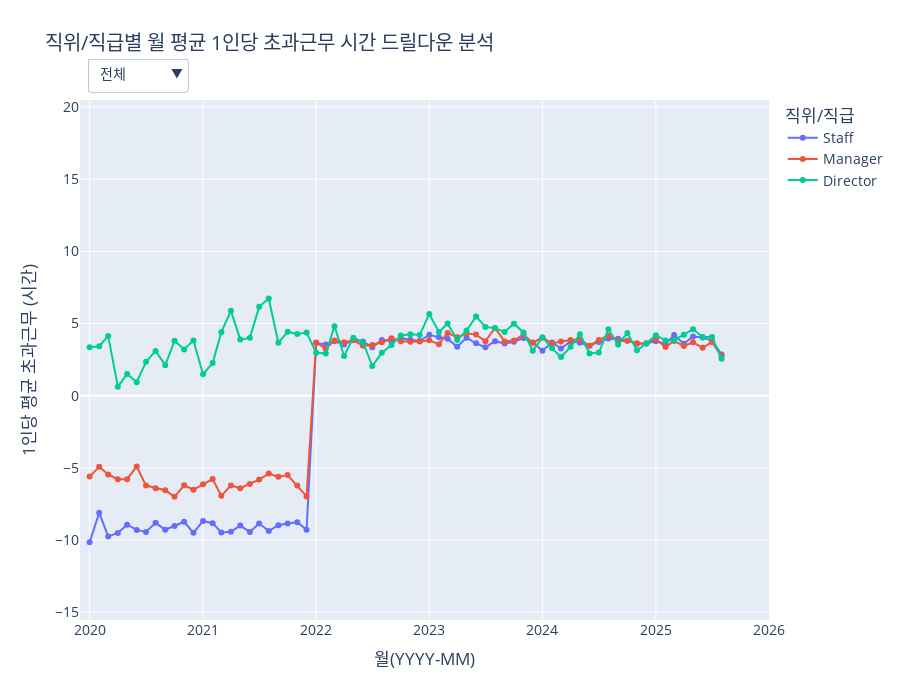

The cell this chart's notebook holds for it:
### Code cell
import pandas as pd
import numpy as np
import plotly.graph_objects as go
import plotly.io as pio
import plotly.express as px
import datetime

# --- 1. 데이터 임포트 ---
from services.tables.Time_Attendance.daily_working_info_table import daily_work_info_df
from services.tables.HR_Core.position_info_table import position_info_df
from services.tables.HR_Core.position_table import position_df, position_order, grade_order

def create_figure():
    """
    제안 13-3: 직위별 워라밸 변화 추이 그래프를 생성합니다.
    """
    # --- 2. 데이터 준비 및 가공 ---
    daily_work_df = daily_work_info_df.copy()
    daily_work_df['DATE'] = pd.to_datetime(daily_work_df['DATE'])
    daily_work_df['PAY_PERIOD'] = daily_work_df['DATE'].dt.strftime('%Y-%m')

    # 날짜별 직위/직급 정보 추가
    pos_info_with_name = pd.merge(position_info_df, position_df[['POSITION_ID', 'POSITION_NAME']].drop_duplicates(), on='POSITION_ID')
    pos_info_sorted = pos_info_with_name.sort_values('GRADE_START_DATE')
    analysis_df = daily_work_df.sort_values('DATE')
    analysis_df = pd.merge_asof(
        analysis_df, pos_info_sorted[['EMP_ID', 'GRADE_START_DATE', 'POSITION_NAME', 'GRADE_ID']],
        left_on='DATE', right_on='GRADE_START_DATE', by='EMP_ID', direction='backward'
    )
    analysis_df = analysis_df.dropna(subset=['POSITION_NAME', 'GRADE_ID'])

    # --- 3. 계층별 데이터 집계 ---
    pos_monthly_summary = analysis_df.groupby(['POSITION_NAME', 'PAY_PERIOD'], observed=False).agg(
        TOTAL_OVERTIME_MINUTES=('OVERTIME_MINUTES', 'sum'), HEADCOUNT=('EMP_ID', 'nunique')
    ).reset_index()
    pos_monthly_summary['AVG_OVERTIME_PER_PERSON'] = (pos_monthly_summary['TOTAL_OVERTIME_MINUTES'] / pos_monthly_summary['HEADCOUNT']) / 60

    grade_monthly_summary = analysis_df.groupby(['POSITION_NAME', 'GRADE_ID', 'PAY_PERIOD'], observed=False).agg(
        TOTAL_OVERTIME_MINUTES=('OVERTIME_MINUTES', 'sum'), HEADCOUNT=('EMP_ID', 'nunique')
    ).reset_index()
    grade_monthly_summary['AVG_OVERTIME_PER_PERSON'] = (grade_monthly_summary['TOTAL_OVERTIME_MINUTES'] / grade_monthly_summary['HEADCOUNT']) / 60
    
    all_overtime_values = pd.concat([pos_monthly_summary['AVG_OVERTIME_PER_PERSON'], grade_monthly_summary['AVG_OVERTIME_PER_PERSON']])
    y_min, y_max = (all_overtime_values.min(), all_overtime_values.max()) if not all_overtime_values.empty else (0, 0)
    y_padding = (y_max - y_min) * 0.1 if (y_max - y_min) > 0 else 10
    fixed_y_range = [y_min - y_padding, y_max + y_padding]

    # --- 4. Plotly 인터랙티브 그래프 생성 ---
    fig = go.Figure()
    colors = px.colors.qualitative.Plotly
    position_filter_list = [p for p in position_order if p != 'C-Level']
    
    for i, pos_name in enumerate(position_filter_list):
        df_filtered = pos_monthly_summary[pos_monthly_summary['POSITION_NAME'] == pos_name]
        if not df_filtered.empty:
            fig.add_trace(go.Scatter(x=df_filtered['PAY_PERIOD'], y=df_filtered['AVG_OVERTIME_PER_PERSON'], mode='lines+markers', name=pos_name, line=dict(color=colors[i])))

    grade_traces_map = {}
    trace_idx_counter = len(fig.data)
    for pos_name in position_filter_list:
        grade_df = grade_monthly_summary[grade_monthly_summary['POSITION_NAME'] == pos_name]
        grades_in_pos = [g for g in grade_order if g in grade_df['GRADE_ID'].unique()]
        grade_traces_map[pos_name] = []
        for j, grade_id in enumerate(grades_in_pos):
            df_filtered = grade_df[grade_df['GRADE_ID'] == grade_id]
            if not df_filtered.empty:
                fig.add_trace(go.Scatter(x=df_filtered['PAY_PERIOD'], y=df_filtered['AVG_OVERTIME_PER_PERSON'], mode='lines+markers', name=grade_id, visible=False, line=dict(color=colors[j % len(colors)])))
                grade_traces_map[pos_name].append(trace_idx_counter)
                trace_idx_counter += 1
    
    buttons = []
    buttons.append(dict(label='전체', method='update', args=[
        {'visible': [True]*len(position_filter_list) + [False]*(len(fig.data)-len(position_filter_list))},
        {'title': '전체 직위별 월 평균 초과근무 시간 추이'}
    ]))
    for pos_name in position_filter_list:
        visibility_mask = [False] * len(fig.data)
        for trace_idx in grade_traces_map.get(pos_name, []):
            visibility_mask[trace_idx] = True
        buttons.append(dict(label=f'{pos_name}', method='update', args=[
            {'visible': visibility_mask},
            {'title': f'{pos_name} 내 직급별 월 평균 초과근무 시간 추이'}
        ]))

    fig.update_layout(
        updatemenus=[dict(active=0, buttons=buttons, direction="down", pad={"r": 10, "t": 10}, showactive=True, x=0.01, xanchor="left", y=1.1, yanchor="top")],
        title_text='직위/직급별 월 평균 1인당 초과근무 시간 드릴다운 분석',
        xaxis_title='월(YYYY-MM)', yaxis_title='1인당 평균 초과근무 (시간)',
        font_size=14, height=700,
        legend_title_text='직위/직급',
        annotations=[dict(text="직위/직급 선택:", showarrow=False, x=0, y=1.08, yref="paper", align="left")],
        xaxis_range=['2019-12', '2026-01'],
        yaxis_range=fixed_y_range
    )
    
    return fig

# 이 파일을 직접 실행할 경우 그래프를 생성하여 보여줍니다.
pio.renderers.default = 'vscode'
fig = create_figure()
fig.show()

### Figure 1 — Plotly figure (JSON) as saved in the notebook; plotly's stock layout.template omitted (floating-point values rounded to 4 significant figures)
{"data": [{"line": {"color": "#636EFA"}, "mode": "lines+markers", "name": "Staff", "type": "scatter", "x": ["2020-01", "2020-02", "2020-03", "2020-04", "2020-05", "2020-06", "2020-07", "2020-08", "2020-09", "2020-10", "2020-11", "2020-12", "2021-01", "2021-02", "2021-03", "2021-04", "2021-05", "2021-06", "2021-07", "2021-08", "2021-09", "2021-10", "2021-11", "2021-12", "2022-01", "2022-02", "2022-03", "2022-04", "2022-05", "2022-06", "2022-07", "2022-08", "2022-09", "2022-10", "2022-11", "2022-12", "2023-01", "2023-02", "2023-03", "2023-04", "2023-05", "2023-06", "2023-07", "2023-08", "2023-09", "2023-10", "2023-11", "2023-12", "2024-01", "2024-02", "2024-03", "2024-04", "2024-05", "2024-06", "2024-07", "2024-08", "2024-09", "2024-10", "2024-11", "2024-12", "2025-01", "2025-02", "2025-03", "2025-04", "2025-05", "2025-06", "2025-07", "2025-08"], "y": [-10.15, -8.114, -9.747, -9.507, -8.934, -9.292, -9.433, -8.805, -9.286, -9.032, -8.731, -9.497, -8.676, -8.828, -9.467, -9.42, -8.994, -9.438, -8.851, -9.373, -8.966, -8.858, -8.758, -9.284, 3.656, 3.545, 3.765, 3.553, 3.855, 3.758, 3.354, 3.867, 3.788, 3.976, 3.885, 3.791, 4.222, 4.044, 3.952, 3.39, 4.023, 3.63, 3.357, 3.778, 3.612, 3.736, 4.001, 3.695, 3.114, 3.69, 3.268, 3.777, 3.669, 3.463, 3.727, 3.964, 3.955, 3.815, 3.609, 3.618, 3.778, 3.596, 4.203, 3.606, 4.101, 4.04, 3.808, 2.863]}, {"line": {"color": "#EF553B"}, "mode": "lines+markers", "name": "Manager", "type": "scatter", "x": ["2020-01", "2020-02", "2020-03", "2020-04", "2020-05", "2020-06", "2020-07", "2020-08", "2020-09", "2020-10", "2020-11", "2020-12", "2021-01", "2021-02", "2021-03", "2021-04", "2021-05", "2021-06", "2021-07", "2021-08", "2021-09", "2021-10", "2021-11", "2021-12", "2022-01", "2022-02", "2022-03", "2022-04", "2022-05", "2022-06", "2022-07", "2022-08", "2022-09", "2022-10", "2022-11", "2022-12", "2023-01", "2023-02", "2023-03", "2023-04", "2023-05", "2023-06", "2023-07", "2023-08", "2023-09", "2023-10", "2023-11", "2023-12", "2024-01", "2024-02", "2024-03", "2024-04", "2024-05", "2024-06", "2024-07", "2024-08", "2024-09", "2024-10", "2024-11", "2024-12", "2025-01", "2025-02", "2025-03", "2025-04", "2025-05", "2025-06", "2025-07", "2025-08"], "y": [-5.603, -4.927, -5.457, -5.777, -5.78, -4.901, -6.223, -6.403, -6.547, -7.001, -6.201, -6.507, -6.138, -5.769, -6.933, -6.213, -6.4, -6.108, -5.806, -5.394, -5.62, -5.496, -6.22, -6.975, 3.694, 3.251, 3.821, 3.71, 3.841, 3.465, 3.512, 3.699, 3.983, 3.766, 3.738, 3.757, 3.838, 3.559, 4.352, 4.043, 4.326, 4.233, 3.768, 4.693, 3.764, 3.831, 4.222, 3.664, 4.031, 3.626, 3.757, 3.864, 3.893, 3.461, 3.868, 4.163, 3.772, 3.81, 3.636, 3.62, 3.936, 3.371, 3.793, 3.441, 3.699, 3.322, 3.725, 2.722]}, {"line": {"color": "#00CC96"}, "mode": "lines+markers", "name": "Director", "type": "scatter", "x": ["2020-01", "2020-02", "2020-03", "2020-04", "2020-05", "2020-06", "2020-07", "2020-08", "2020-09", "2020-10", "2020-11", "2020-12", "2021-01", "2021-02", "2021-03", "2021-04", "2021-05", "2021-06", "2021-07", "2021-08", "2021-09", "2021-10", "2021-11", "2021-12", "2022-01", "2022-02", "2022-03", "2022-04", "2022-05", "2022-06", "2022-07", "2022-08", "2022-09", "2022-10", "2022-11", "2022-12", "2023-01", "2023-02", "2023-03", "2023-04", "2023-05", "2023-06", "2023-07", "2023-08", "2023-09", "2023-10", "2023-11", "2023-12", "2024-01", "2024-02", "2024-03", "2024-04", "2024-05", "2024-06", "2024-07", "2024-08", "2024-09", "2024-10", "2024-11", "2024-12", "2025-01", "2025-02", "2025-03", "2025-04", "2025-05", "2025-06", "2025-07", "2025-08"], "y": [3.367, 3.433, 4.144, 0.6278, 1.503, 0.9417, 2.355, 3.106, 2.106, 3.804, 3.209, 3.833, 1.495, 2.268, 4.406, 5.879, 3.887, 4.012, 6.157, 6.732, 3.674, 4.426, 4.281, 4.38, 2.974, 2.923, 4.813, 2.756, 4.022, 3.71, 2.06, 2.973, 3.518, 4.167, 4.263, 4.203, 5.67, 4.413, 5.0, 3.859, 4.516, 5.493, 4.757, 4.682, 4.418, 4.991, 4.383, 3.12, 4.039, 3.281, 2.682, 3.389, 4.258, 2.925, 2.993, 4.607, 3.553, 4.341, 3.15, 3.613, 4.194, 3.822, 3.845, 4.232, 4.611, 4.064, 4.07, 2.558]}, {"line": {"color": "#636EFA"}, "mode": "lines+markers", "name": "G1", "type": "scatter", "visible": false, "x": ["2020-01", "2020-02", "2020-03", "2020-04", "2020-05", "2020-06", "2020-07", "2020-08", "2020-09", "2020-10", "2020-11", "2020-12", "2021-01", "2021-02", "2021-03", "2021-04", "2021-05", "2021-06", "2021-07", "2021-08", "2021-09", "2021-10", "2021-11", "2021-12", "2022-01", "2022-02", "2022-03", "2022-04", "2022-05", "2022-06", "2022-07", "2022-08", "2022-09", "2022-10", "2022-11", "2022-12", "2023-01", "2023-02", "2023-03", "2023-04", "2023-05", "2023-06", "2023-07", "2023-08", "2023-09", "2023-10", "2023-11", "2023-12", "2024-01", "2024-02", "2024-03", "2024-04", "2024-05", "2024-06", "2024-07", "2024-08", "2024-09", "2024-10", "2024-11", "2024-12", "2025-01", "2025-02", "2025-03", "2025-04", "2025-05", "2025-06", "2025-07", "2025-08"], "y": [-8.607, -7.448, -8.587, -8.173, -7.991, -8.439, -7.469, -6.746, -7.543, -7.958, -8.266, -8.782, -8.503, -8.041, -8.837, -9.792, -8.816, -8.683, -7.277, -7.99, -7.728, -8.224, -7.673, -8.258, 4.092, 3.379, 3.648, 3.924, 4.317, 3.484, 3.318, 3.86, 3.953, 4.111, 4.657, 4.401, 4.844, 5.137, 5.056, 4.192, 5.509, 4.75, 4.113, 4.752, 4.578, 4.012, 4.206, 3.961, 2.842, 4.117, 3.244, 3.886, 3.737, 3.311, 2.392, 2.535, 2.863, 2.477, 2.596, 2.649, 2.562, 2.447, 3.418, 2.488, 2.864, 3.887, 3.036, 2.542]}, {"line": {"color": "#EF553B"}, "mode": "lines+markers", "name": "G2", "type": "scatter", "visible": false, "x": ["2020-01", "2020-02", "2020-03", "2020-04", "2020-05", "2020-06", "2020-07", "2020-08", "2020-09", "2020-10", "2020-11", "2020-12", "2021-01", "2021-02", "2021-03", "2021-04", "2021-05", "2021-06", "2021-07", "2021-08", "2021-09", "2021-10", "2021-11", "2021-12", "2022-01", "2022-02", "2022-03", "2022-04", "2022-05", "2022-06", "2022-07", "2022-08", "2022-09", "2022-10", "2022-11", "2022-12", "2023-01", "2023-02", "2023-03", "2023-04", "2023-05", "2023-06", "2023-07", "2023-08", "2023-09", "2023-10", "2023-11", "2023-12", "2024-01", "2024-02", "2024-03", "2024-04", "2024-05", "2024-06", "2024-07", "2024-08", "2024-09", "2024-10", "2024-11", "2024-12", "2025-01", "2025-02", "2025-03", "2025-04", "2025-05", "2025-06", "2025-07", "2025-08"], "y": [-11.26, -8.6, -10.57, -10.47, -9.598, -9.887, -10.67, -10.1, -10.39, -9.727, -9.029, -9.965, -8.783, -9.325, -9.874, -9.185, -9.104, -9.914, -9.798, -10.21, -9.722, -9.248, -9.426, -9.918, 3.409, 3.638, 3.83, 3.343, 3.593, 3.918, 3.373, 3.87, 3.7, 3.904, 3.472, 3.459, 3.896, 3.47, 3.369, 2.972, 3.244, 3.047, 3.018, 3.351, 3.183, 3.615, 3.911, 3.577, 3.233, 3.502, 3.279, 3.728, 3.638, 3.531, 4.271, 4.546, 4.383, 4.377, 4.045, 4.035, 4.246, 4.043, 4.514, 4.032, 4.561, 4.097, 4.09, 2.981]}, {"line": {"color": "#636EFA"}, "mode": "lines+markers", "name": "G3", "type": "scatter", "visible": false, "x": ["2020-01", "2020-02", "2020-03", "2020-04", "2020-05", "2020-06", "2020-07", "2020-08", "2020-09", "2020-10", "2020-11", "2020-12", "2021-01", "2021-02", "2021-03", "2021-04", "2021-05", "2021-06", "2021-07", "2021-08", "2021-09", "2021-10", "2021-11", "2021-12", "2022-01", "2022-02", "2022-03", "2022-04", "2022-05", "2022-06", "2022-07", "2022-08", "2022-09", "2022-10", "2022-11", "2022-12", "2023-01", "2023-02", "2023-03", "2023-04", "2023-05", "2023-06", "2023-07", "2023-08", "2023-09", "2023-10", "2023-11", "2023-12", "2024-01", "2024-02", "2024-03", "2024-04", "2024-05", "2024-06", "2024-07", "2024-08", "2024-09", "2024-10", "2024-11", "2024-12", "2025-01", "2025-02", "2025-03", "2025-04", "2025-05", "2025-06", "2025-07", "2025-08"], "y": [-7.041, -6.499, -7.468, -7.805, -7.308, -6.988, -8.187, -8.205, -7.874, -9.194, -7.723, -8.614, -7.498, -7.13, -8.464, -7.737, -7.694, -7.767, -6.586, -5.825, -6.446, -6.23, -7.396, -7.832, 3.789, 3.451, 4.025, 4.284, 3.849, 3.548, 3.325, 3.71, 3.699, 3.564, 3.701, 3.543, 3.949, 3.55, 4.144, 4.091, 4.413, 4.595, 4.104, 4.896, 4.242, 4.248, 4.762, 3.857, 4.001, 3.857, 3.807, 3.876, 3.74, 3.489, 3.921, 4.173, 4.065, 3.935, 3.637, 3.458, 3.627, 3.16, 3.79, 3.325, 3.513, 3.283, 3.599, 2.637]}, {"line": {"color": "#EF553B"}, "mode": "lines+markers", "name": "G4", "type": "scatter", "visible": false, "x": ["2020-01", "2020-02", "2020-03", "2020-04", "2020-05", "2020-06", "2020-07", "2020-08", "2020-09", "2020-10", "2020-11", "2020-12", "2021-01", "2021-02", "2021-03", "2021-04", "2021-05", "2021-06", "2021-07", "2021-08", "2021-09", "2021-10", "2021-11", "2021-12", "2022-01", "2022-02", "2022-03", "2022-04", "2022-05", "2022-06", "2022-07", "2022-08", "2022-09", "2022-10", "2022-11", "2022-12", "2023-01", "2023-02", "2023-03", "2023-04", "2023-05", "2023-06", "2023-07", "2023-08", "2023-09", "2023-10", "2023-11", "2023-12", "2024-01", "2024-02", "2024-03", "2024-04", "2024-05", "2024-06", "2024-07", "2024-08", "2024-09", "2024-10", "2024-11", "2024-12", "2025-01", "2025-02", "2025-03", "2025-04", "2025-05", "2025-06", "2025-07", "2025-08"], "y": [-2.386, -1.319, -0.7167, -0.8628, -2.116, 0.1003, -0.9193, -1.502, -2.909, -1.195, -2.204, -0.9709, -2.521, -2.191, -2.88, -2.43, -3.235, -2.229, -4.2, -4.499, -3.933, -4.037, -3.886, -5.311, 3.519, 2.882, 3.451, 2.662, 3.828, 3.308, 3.874, 3.679, 4.526, 4.143, 3.807, 4.157, 3.631, 3.576, 4.746, 3.953, 4.16, 3.527, 3.198, 4.354, 2.979, 3.123, 3.282, 3.332, 4.081, 3.243, 3.674, 3.845, 4.148, 3.415, 3.786, 4.148, 3.306, 3.608, 3.634, 3.88, 4.457, 3.736, 3.798, 3.639, 4.013, 3.387, 3.913, 2.85]}, {"line": {"color": "#636EFA"}, "mode": "lines+markers", "name": "G5", "type": "scatter", "visible": false, "x": ["2020-01", "2020-02", "2020-03", "2020-04", "2020-05", "2020-06", "2020-07", "2020-08", "2020-09", "2020-10", "2020-11", "2020-12", "2021-01", "2021-02", "2021-03", "2021-04", "2021-05", "2021-06", "2021-07", "2021-08", "2021-09", "2021-10", "2021-11", "2021-12", "2022-01", "2022-02", "2022-03", "2022-04", "2022-05", "2022-06", "2022-07", "2022-08", "2022-09", "2022-10", "2022-11", "2022-12", "2023-01", "2023-02", "2023-03", "2023-04", "2023-05", "2023-06", "2023-07", "2023-08", "2023-09", "2023-10", "2023-11", "2023-12", "2024-01", "2024-02", "2024-03", "2024-04", "2024-05", "2024-06", "2024-07", "2024-08", "2024-09", "2024-10", "2024-11", "2024-12", "2025-01", "2025-02", "2025-03", "2025-04", "2025-05", "2025-06", "2025-07", "2025-08"], "y": [6.221, 6.0, 6.593, 3.157, 4.193, 3.29, 3.5, 4.219, 3.229, 5.165, 4.272, 4.651, 1.495, 2.268, 4.406, 5.879, 3.887, 4.012, 6.133, 6.646, 3.334, 4.415, 4.018, 4.324, 2.69, 2.541, 5.042, 2.466, 3.67, 3.661, 2.444, 3.342, 4.04, 5.111, 4.9, 4.859, 6.058, 4.834, 5.833, 4.34, 5.248, 6.322, 5.342, 4.474, 4.666, 5.314, 4.336, 3.43, 3.479, 3.321, 2.65, 3.386, 4.001, 2.856, 3.038, 4.957, 3.703, 4.724, 3.333, 3.609, 4.502, 3.74, 3.932, 4.169, 4.707, 4.328, 3.934, 2.374]}, {"line": {"color": "#EF553B"}, "mode": "lines+markers", "name": "G6", "type": "scatter", "visible": false, "x": ["2020-01", "2020-02", "2020-03", "2020-04", "2020-05", "2020-06", "2020-07", "2020-08", "2020-09", "2020-10", "2020-11", "2020-12", "2021-07", "2021-08", "2021-09", "2021-10", "2021-11", "2021-12", "2022-01", "2022-02", "2022-03", "2022-04", "2022-05", "2022-06", "2022-07", "2022-08", "2022-09", "2022-10", "2022-11", "2022-12", "2023-01", "2023-02", "2023-03", "2023-04", "2023-05", "2023-06", "2023-07", "2023-08", "2023-09", "2023-10", "2023-11", "2023-12", "2024-01", "2024-02", "2024-03", "2024-04", "2024-05", "2024-06", "2024-07", "2024-08", "2024-09", "2024-10", "2024-11", "2024-12", "2025-01", "2025-02", "2025-03", "2025-04", "2025-05", "2025-06", "2025-07", "2025-08"], "y": [-8.05, -6.833, -8.1, -12.02, -11.95, -10.8, -11.38, -10.25, -11.37, -12.53, -9.55, -5.983, 6.533, 8.117, 9.1, 4.617, 8.233, 5.217, 5.1, 5.983, 2.983, 5.083, 6.842, 4.1, -2.158, -1.267, -2.483, -6.208, -3.058, -3.333, 3.417, 1.97, 0.1733, 1.07, 0.5667, 1.017, 1.636, 6.017, 2.783, 2.86, 4.69, 1.073, 7.4, 3.039, 2.872, 3.408, 5.758, 3.342, 2.702, 2.41, 2.614, 1.931, 1.974, 3.64, 2.229, 4.335, 3.312, 4.617, 4.021, 2.448, 4.615, 3.236]}], "layout": {"annotations": [{"align": "left", "showarrow": false, "text": "직위/직급 선택:", "x": 0, "y": 1.08, "yref": "paper"}], "font": {"size": 14}, "height": 700, "legend": {"title": {"text": "직위/직급"}}, "title": {"text": "직위/직급별 월 평균 1인당 초과근무 시간 드릴다운 분석"}, "updatemenus": [{"active": 0, "buttons": [{"args": [{"visible": [true, true, true, false, false, false, false, false, false]}, {"title": "전체 직위별 월 평균 초과근무 시간 추이"}], "label": "전체", "method": "update"}, {"args": [{"visible": [false, false, false, true, true, false, false, false, false]}, {"title": "Staff 내 직급별 월 평균 초과근무 시간 추이"}], "label": "Staff", "method": "update"}, {"args": [{"visible": [false, false, false, false, false, true, true, false, false]}, {"title": "Manager 내 직급별 월 평균 초과근무 시간 추이"}], "label": "Manager", "method": "update"}, {"args": [{"visible": [false, false, false, false, false, false, false, true, true]}, {"title": "Director 내 직급별 월 평균 초과근무 시간 추이"}], "label": "Director", "method": "update"}], "direction": "down", "pad": {"r": 10, "t": 10}, "showactive": true, "x": 0.01, "xanchor": "left", "y": 1.1, "yanchor": "top"}], "xaxis": {"range": ["2019-12", "2026-01"], "title": {"text": "월(YYYY-MM)"}}, "yaxis": {"range": [-15.54, 20.48], "title": {"text": "1인당 평균 초과근무 (시간)"}}}}
